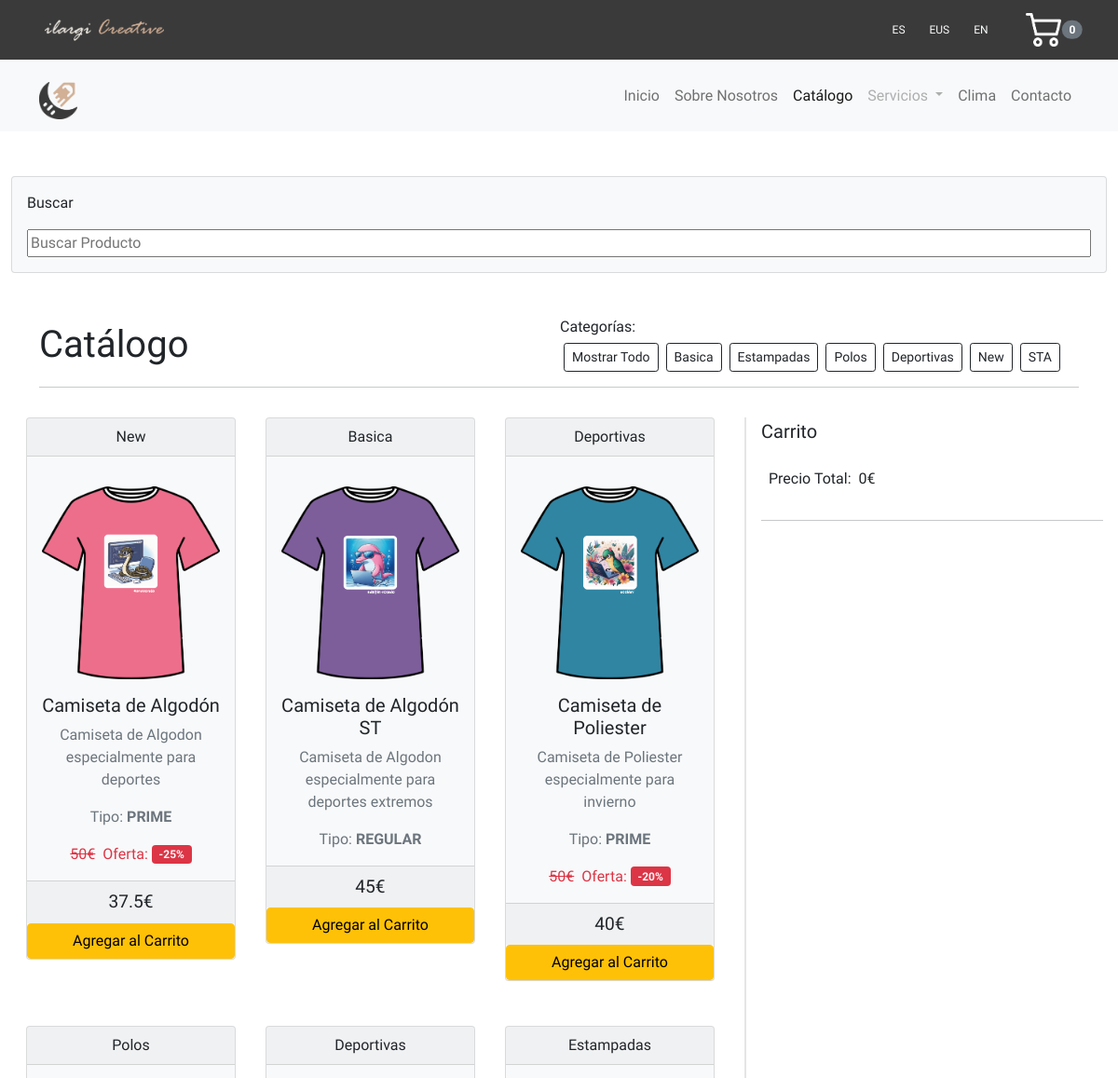
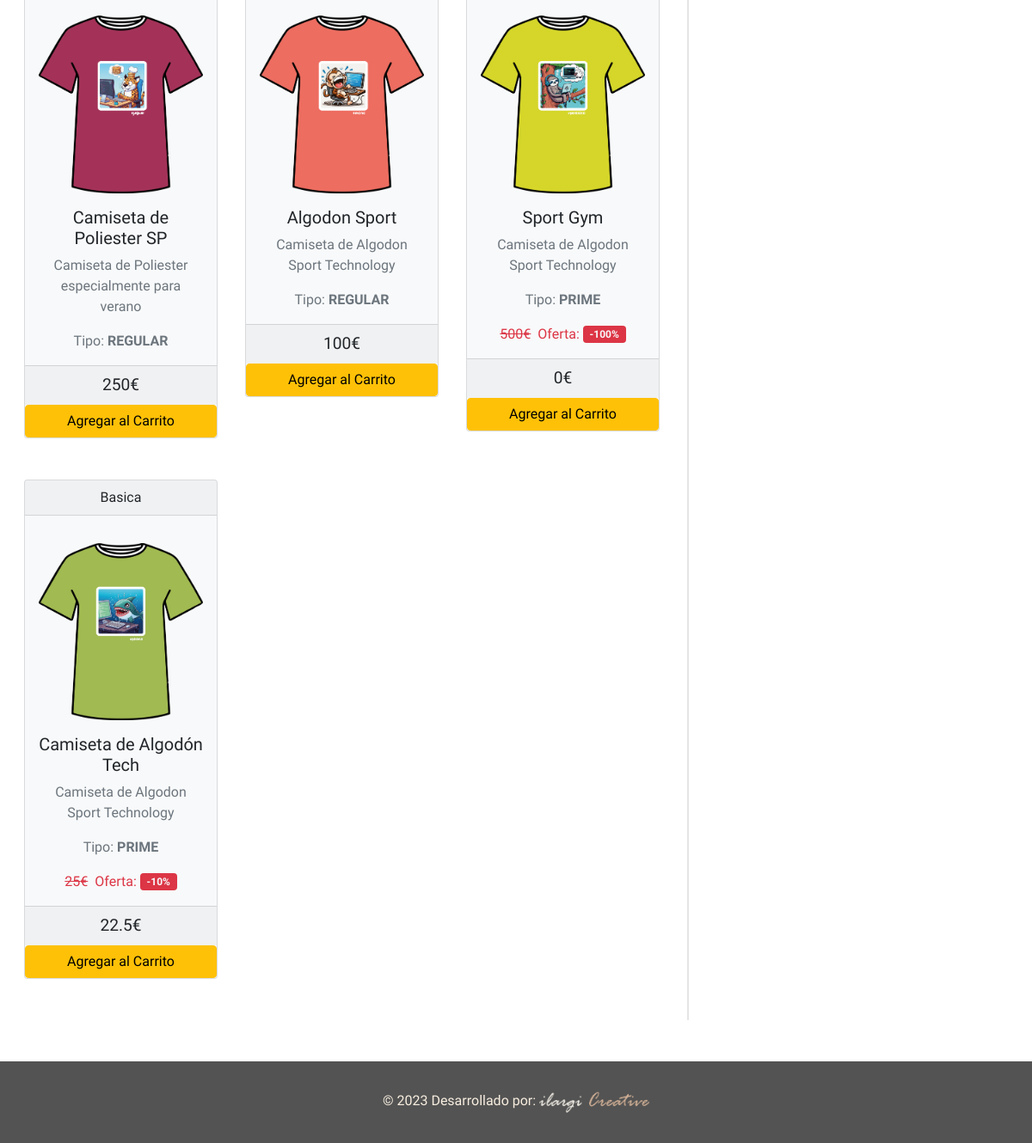
/catalogo.php, run on the app's committed database (2 pictures, top to bottom).
### tables this page shows
CREATE TABLE `productos` (
  `id` INTEGER PRIMARY KEY AUTOINCREMENT,
  `nombre` TEXT NOT NULL,
  `descripcion` TEXT DEFAULT NULL,
  `categoria_id` INTEGER DEFAULT NULL,
  `talla_id` INTEGER DEFAULT NULL,
  `tipo_producto_id` INTEGER DEFAULT NULL,
  `descuento` REAL DEFAULT NULL,
  `precio` REAL NOT NULL,
  `precio_final` REAL DEFAULT NULL,
  `imagen_url` TEXT DEFAULT NULL,
  FOREIGN KEY (`categoria_id`) REFERENCES `categoria` (`id`),
  FOREIGN KEY (`talla_id`) REFERENCES `talla` (`id`),
  FOREIGN KEY (`tipo_producto_id`) REFERENCES `tipo_producto` (`id`)
);

CREATE TABLE `categoria` (
  `id` INTEGER PRIMARY KEY AUTOINCREMENT,
  `nombre` TEXT DEFAULT NULL
);

CREATE TABLE `tipo_producto` (
  `id` INTEGER PRIMARY KEY AUTOINCREMENT,
  `nombre` TEXT DEFAULT NULL
);

### db/db_connection.php (called while the page is built, shortened)
<?php
class ProductosDB{
    public static function selectProductos(){
        try{
            $db = new PDO (DB_PATH);
            $registros = $db->query("select * from productos");
            $productos = array();
            while ($registro = $registros->fetch()){
                $producto = new Producto();
                $producto->setId($registro['id']);
                $producto->setNombre($registro['nombre']);
                $producto->setDescripcion($registro['descripcion']);
                $producto->setCategoriaId($registro['categoria_id']);
                $producto->setTallaId($registro['talla_id']);
                $producto->setTipoProductoId($registro['tipo_producto_id']);
                $producto->setDescuento($registro['descuento']);
                $producto->setPrecio($registro['precio']);
                $producto->setImagenURL($registro['imagen_url']);
                $productos[] = $producto;
            }
            return $productos;
        } catch (Exception $e){
            echo "<p>Error:" .$e->getMessage() . "</p>\n";
            return null;
        }
    }
    public static function selectProductosJSON()
    {
        try {
            $db = new PDO (DB_PATH);
            $registros = $db->query("select * from productos");
            if ($registro = $registros->fetch()) {
                $productos = array();
                do {
                    $producto = array(
                        'id' => (int)$registro['id'],
                        'nombre' => $registro['nombre'],
                        'descripcion' => $registro['descripcion'],
                        'categoria_id' => (int)$registro['categoria_id'],
                        'talla_id' => (int)$registro['talla_id'],
                        'tipo_producto_id' => (int)$registro['tipo_producto_id'],
                        'descuento' => (float)$registro['descuento'],
                        'precio' => (float)$registro['precio'],
                        'precio_final' => (float)$registro['precio_final'],
                        'imagen_url' => $registro['imagen_url']
                    );
                    $productos[] = $producto;
                } while ($registro = $registros->fetch());
                return json_encode($productos, JSON_UNESCAPED_UNICODE);
            }
        } catch (Exception $e) {
            echo "<p>Error:" . $e->getMessage() . "</p>\n";
            return null;
        }
    }
    public static function obtenerNombreTipoProducto($tipo_producto_id) {
        try {
            $db = new PDO (DB_PATH);
            $consulta = "SELECT nombre FROM tipo_producto WHERE id = $tipo_producto_id";
            $resultado = $db->query($consulta);
            $nombre_tipo_producto = $resultado->fetchColumn();
            return $nombre_tipo_producto;
        } catch (Exception $e) {
            echo "<p>Error: " . $e->getMessage() . "</p>\n";
            return null;
        }
    }
    public static function obtenerNombreTipoCategoria($categoria_id) {
        try {
            $db = new PDO (DB_PATH);
            $consulta = "SELECT nombre FROM categoria WHERE id = $categoria_id";
            $resultado = $db->query($consulta);
            $nombre_tipo_categoria = $resultado->fetchColumn();
            return $nombre_tipo_categoria;
        } catch (Exception $e) {
            echo "<p>Error: " . $e->getMessage() . "</p>\n";
            return null;
        }
    }
}

### src/objects/productos.php (called while the page is built, shortened)
<?php
class Producto {
    private $id;
    private $nombre;
    private $descripcion;
    private $tipo_producto_id;
    private $descuento;
    private $precio;
    private $imagen_url;
    public function __construct() {
        $this->descuento = 50;
    }
    public function getId() {
        return $this->id;
    }
    public function setId($id) {
        $this->id = $id;
    }
    public function getNombre() {
        return $this->nombre;
    }
    public function setNombre($nombre) {
        $this->nombre = $nombre;
    }
    public function getDescripcion() {
        return $this->descripcion;
    }
    public function setDescripcion($descripcion) {
        $this->descripcion = $descripcion;
    }
    public function getTipoProductoId() {
        return $this->tipo_producto_id;
    }
    public function setTipoProductoId($tipo_producto_id) {
        $this->tipo_producto_id = $tipo_producto_id;
    }
    public function getDescuento() {
        return $this->descuento;
    }
    public function setDescuento($descuento) {
        $this->descuento = $descuento;
    }
    public function getPrecio() {
        return $this->precio;
    }
    public function setPrecio($precio) {
        $this->precio = $precio;
    }
    public function getPrecioFinal() {
        if ($this->precio !== null && $this->descuento !== null && $this->tipo_producto_id == 1) {
            return $this->precio_final = $this->precio - ($this->precio * ($this->descuento / 100));
        } else {
            return $this->precio_final = $this->precio;
        }
    }
    public function getImagenUrl() {
        return $this->imagen_url;
    }
    public function setImagenUrl($imagen_url) {
        $this->imagen_url = $imagen_url;
    }
}

### src/views/catalogo.php (the view, shortened to what this page needs)
<!DOCTYPE html>
<html lang="en">
<head>
    <?php include '../includes/head.php'; ?>
</head>
<body>
    <?php include '../includes/header.php'; ?>
    <?php include '../includes/nav.php';  ?>
<main class="custom-dashboard">
    <div class="container-fluid py-5" style="min-height: 73vh;">
    <div class="card text-dark bg-light p-3 mb-5">
                <p class="card-text"><?php echo $textos['buscar']; ?></p>
                <input type="text" class="dropdown" id="search-input" placeholder="<?php echo $textos['buscar-producto']; ?>">
    </div>
        <div class="container pb-3">
            <div class="d-flex align-items-center justify-content-between">
                <div class="display-6 text-center"><?php echo $textos['catalogo']; ?></div>
                <div class="right-side d-grid mx-3">
                    <h6 class="h6"><?php echo $textos['categorias']; ?></h6>
                    <div id="btn-categorias"></div>
                </div>
            </div>
            <hr>
        </div>
        <div class="row d-flex flex-wrap-reverse">
            <div class="col-md-8 col-12 div-productos">
                <div class="d-flex flex-wrap" id="lista-items">
                    <?php foreach ($productos as $producto) :
                        $nombre_tipo_producto = ProductosDB::obtenerNombreTipoProducto($producto->getTipoProductoId());
                        $nombre_tipo_categoria = ProductosDB::obtenerNombreTipoCategoria($producto->getCategoriaId());
                    ?>
                        <div class="col-lg-4 col-md-4 col-sm-12 pb-5 px-3">
                            <div class="card bg-light text-center">
                                <a class="link-dark" href='../public/catalogo.php?id=<?= $producto->getId() ?>'>
                                    <div class="card-header"><?php echo $nombre_tipo_categoria ?></div>
                                    <div class="card-body">
                                        <img id="img-producto" src="<?php echo $producto->getImagenURL() ?>" class="img-fluid rounded-start py-3" style="width: 15em" alt="Card title">
                                        <h5 class="card-title"><?php echo $producto->getNombre() ?></h5>
                                        <p class="card-text text-muted"><?php echo $producto->getDescripcion() ?></p>
                                        <p class="card-text text-muted" id="tipo-producto"><?php echo $textos['tipo']; ?> <strong><?php echo $nombre_tipo_producto ?></strong> </p>
                                        <?php if ($producto->getTipoProductoId() == 1): ?>
                                            <div class="d-flex justify-content-center align-items-center gap-2">
                                                <div class="card-text <?php echo $producto->getTipoProductoId() == 1 ? 'text-decoration-line-through text-danger' : ''; ?>">
                                                        <?php echo $producto->getPrecio() ?>€
                                                </div>
                                                <div class="d-flex flex-column flex-lg-row gap-1 align-items-center">
                                                    <div class="text-danger"><?php echo $textos['oferta']; ?>:
                                                    </div>
                                                    <span class="badge bg-danger">
                                                        <p class="text-light m-0">-<?php echo $producto->getTipoProductoId() == 1 ? $producto->getDescuento() . '%' : ''; ?></p>
                                                    </span>
                                                </div>
                                            </div>
                                        <?php endif; ?>
                                    </div>
                                </a>
                                <div class="card-footer">
                                    <p class="card-text" style="font-size: larger;" id="price-producto"><?php echo $producto->getPrecioFinal() ?>€</p>
                                </div>
                                <button class="btn btn-warning w-100 btn-add"  id="btn-add-to-car" data-descuento="<?php echo $producto->getDescuento()?>" data-nombre="<?php echo $producto->getNombre() ?>" data-imagen="<?php echo $producto->getImagenURL() ?>" data-precio="<?php echo $producto->getPrecioFinal() ?>" data-tipo="<?php echo $producto->getTipoProductoId() ?>"><?php echo $textos['agregar-carrito']; ?></button>
                            </div>
                        </div>
                    <?php endforeach; ?>
                </div>
            </div>
            <div class="col-md-4 col-12 px-3" id="div-carrito">
                <div class="d-flex justify-content-between pb-2">
                    <p class="lead font-weight-bold"><?php echo $textos['carrito']; ?></p>
                </div>
                <div class="d-flex">
                    <p class="mx-2"><?php echo $textos['precio-total']; ?>: </p>
                    <p id="valor-total"></p>
                    <p>€</p>
                </div>
                <hr>
            </div>
        </div>
    </div>
    <?php include '../includes/footer.php';  ?>
    </main>
</body>
</html>

### public/catalogo.php (shortened to what this page needs)
<?php
require('../db/db_connection.php');
require('../src/objects/productos.php');
$currentPage = 'catalogo';
require '../assets/idioma/i18n.php';
$textos = $idiomas[$_SESSION['idioma']];
if (isset($_GET['id'])) {
    $id = $_GET['id'];
    $filteredId = filter_var($id, FILTER_VALIDATE_INT);
    if ($filteredId === false) {
        header("HTTP/1.0 400 Bad Request");
        include '../src/views/400.php';
        exit;
    }
    $producto = ProductosDB::selectProducto($id);
    if ($producto == null) {
        header("HTTP/1.0 404 Not Found");
        include '../src/views/404.php';
        exit;
    }
    $nombre_tipo_producto = ProductosDB::obtenerNombreTipoProducto($producto->getTipoProductoId());
    $nombre_tipo_categoria = ProductosDB::obtenerNombreTipoCategoria($producto->getCategoriaId());
    include '../src/views/product-page.php';
} else {
    $productos = ProductosDB::selectProductos();
    $productosJSON = ProductosDB::selectProductosJSON();
    $css = "../assets/css/style.css";
    require '../src/views/catalogo.php';
}

### includes/head.php (shortened to what this page needs)
<head>
    <link href="https://cdn.jsdelivr.net/npm/bootstrap@5.0.2/dist/css/bootstrap.min.css" rel="stylesheet">
    <link rel="stylesheet" href="<?php echo $css; ?>"">
</head>

### includes/header.php
<header class="header">
  <a href="../public/" aria-label="Ir a la página de inicio">
    <img src="../assets/img/logo/logo2.png" alt="Logo de MoyaCreative que lleva a la página de inicio" id="logo-header">
  </a>
  <div class="d-flex align-items-center gap-3">
    <div class="button-idiomas">
    <a href="?idioma=es" class="btn text-light btn-small" id="es">ES</a>
    <a href="?idioma=eus" class="btn text-light btn-small" id="eus">EUS</a>
    <a href="?idioma=en" class="btn text-light btn-small" id="en">EN</a>
    </div>
  <button type="button" class="btn btn-black position-relative" onclick="window.location.href = '../public/carrito.php';" aria-label="Ir al carrito de compras">
    <img src="../assets/img/carrito.png" alt="Imagen del Carrito" id="carrito">
    <span class="position-absolute top-50 start-100 translate-middle badge rounded-pill bg-secondary" id="contador">
    </span>
  </button>
  </div>
</header>

### includes/nav.php (shortened to what this page needs)
<nav class="navbar navbar-expand-lg navbar-light bg-light ">
  <div class="container">
    <a class="navbar-brand pt-3" aria-label="Ir al Inicio" href="index.php">
      <img src="../assets/img/logo/logo.png" alt="Logo de la Empresa" id="logo">
    </a>
    <div class="collapse navbar-collapse justify-content-end mr-auto text-center" id="navbarSupportedContent">
      <ul class="navbar-nav mr-auto">
        <li class="nav-item">
          <a id="nav-inicio" class="nav-link <?php echo ($currentPage === 'index') ? 'active' : ''; ?>" href="../public/"><?php echo $textos['inicio']; ?></a>
        </li>
        <li class="nav-item">
          <a id="nav-nosotros" class="nav-link <?php echo ($currentPage === 'nosotros') ? 'active' : ''; ?>" href="../public/nosotros.php"><?php echo $textos['nosotros']; ?></a>
        </li>
        <li class="nav-item">
          <a id="nav-catalogo" class="nav-link <?php echo ($currentPage === 'catalogo') ? 'active' : ''; ?>" href="../public/catalogo.php"><?php echo $textos['catalogo']; ?></a>
        </li>
        <li class="nav-item dropdown">
          <a class="nav-link dropdown-toggle disabled" href="#" id="navbarDropdown" role="button" data-bs-toggle="dropdown" aria-expanded="false">
          <?php echo $textos['servicios']; ?>
          </a>
        </li>
        <li class="nav-item">
          <a class="nav-link <?php echo ($currentPage === 'clima') ? 'active' : ''; ?>" href="../public/weather.php" disabled><?php echo $textos['clima']; ?></a>
        </li>
        <li class="nav-item">
          <a class="nav-link <?php echo ($currentPage === 'contacto') ? 'active' : ''; ?>" href="../public/contacto.php" disabled><?php echo $textos['contacto']; ?></a>
        </li>
      </ul>
    </div>
  </div>
</nav>

### includes/footer.php
<footer class="footer">
    <div class="text-center">
      &copy; 2023 <?php echo $textos['desarrollador']; ?>
      <a href="../public/">
    <img src="../assets/img/logo/logo2.png" alt="" id="logo-header">
  </a>
    </div>
</footer>

### assets/css/style.css (style rules this page uses)
:root { --blanco: white; --negro: black; --grisOscuro: rgb(83, 83, 83); --gris: rgba(0, 0, 0, 0.1); --celeste: rgba(150, 174, 253, 0.1); }
body { font-family: 'Albert Sans', sans-serif; }
.header { padding: 1em 3em; background-color: rgb(59, 58, 58); color: var(--blanco); height: 4em; display: flex; flex-direction: row; justify-content: space-between; align-items: center; }
.custom-dashboard { width: 100%; margin: 0 auto; }
#logo { height: 2em; }
#logo-header { width: 8em; }
#carrito { height: 2.2em; }
a { text-decoration: none; }
.div-productos { border-right: 1px solid var(--gris); padding-right: 1em; }
#div-carrito { border-left: 1px solid var(--gris); padding-left: 1em; }
.btn-small { padding: 5px 10px; font-size: 12px; }
.footer { background-color: var(--grisOscuro); padding: 2em 0; color: rgb(248, 238, 224); }

### data on the page
productos: categoria.nombre "New", imagen_url (picture), nombre "Camiseta de Algodón", descripcion "Camiseta de Algodon especialmente para deportes", tipo_producto.nombre "PRIME", precio "50", descuento "25", PrecioFinal "37.5"
productos: categoria.nombre "Basica", imagen_url (picture), nombre "Camiseta de Algodón ST", descripcion "Camiseta de Algodon especialmente para deportes extremos", tipo_producto.nombre "REGULAR", PrecioFinal "45"
productos: categoria.nombre "Deportivas", imagen_url (picture), nombre "Camiseta de Poliester", descripcion "Camiseta de Poliester especialmente para invierno", tipo_producto.nombre "PRIME", precio "50", descuento "20", PrecioFinal "40"
productos: categoria.nombre "Polos", imagen_url (picture), nombre "Camiseta de Poliester SP", descripcion "Camiseta de Poliester especialmente para verano", tipo_producto.nombre "REGULAR", PrecioFinal "250"
productos: categoria.nombre "Deportivas", imagen_url (picture), nombre "Algodon Sport", descripcion "Camiseta de Algodon Sport Technology", tipo_producto.nombre "REGULAR", PrecioFinal "100"
productos: categoria.nombre "Estampadas", imagen_url (picture), nombre "Sport Gym", descripcion "Camiseta de Algodon Sport Technology", tipo_producto.nombre "PRIME", precio "500", descuento "100", PrecioFinal "0"
productos: categoria.nombre "Basica", imagen_url (picture), nombre "Camiseta de Algodón Tech", descripcion "Camiseta de Algodon Sport Technology", tipo_producto.nombre "PRIME", precio "25", descuento "10", PrecioFinal "22.5"

### other printed values
$textos['inicio'] "Inicio"
$textos['nosotros'] "Sobre Nosotros"
$textos['catalogo'] "Catálogo"
$textos['servicios'] "Servicios"
$textos['clima'] "Clima"
$textos['contacto'] "Contacto"
$textos['buscar'] "Buscar"
$textos['categorias'] "Categorías:"
$textos['carrito'] "Carrito"
$textos['precio-total'] "Precio Total"
$textos['desarrollador'] "Desarrollado por:"
